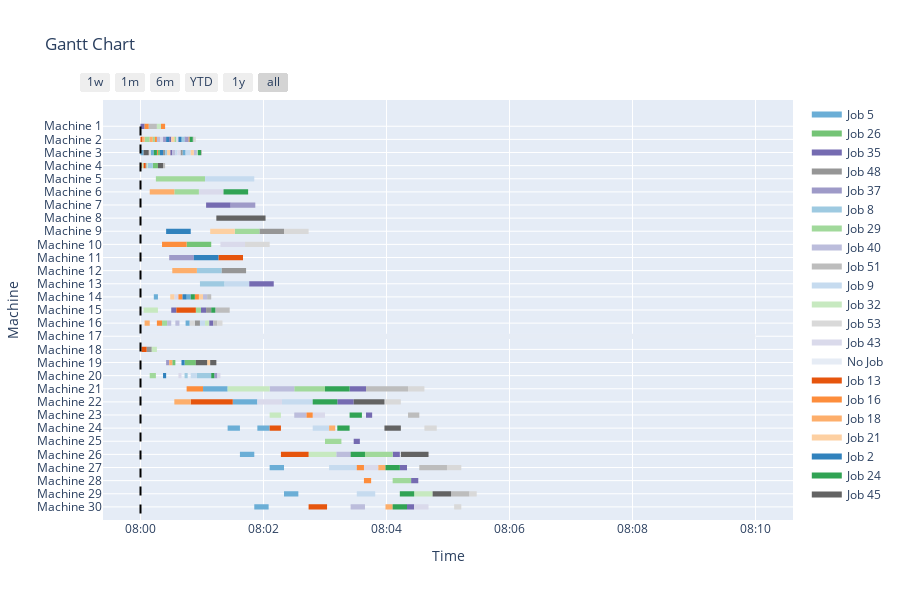

Notebook code for this chart:
### Code cell
import numpy as np
import pandas as pd
import copy
import random
import time
import pickle
import sys
import logging
logging.basicConfig(stream=sys.stdout, level=logging.INFO)

from util.util_load             import read_txt, read_scenario
from util.util_reschedule       import random_events, store_schedule, update_schedule, snapshot, generate_random_event
from util.util_display          import plot, pretty_table
from env_action.metaheu         import GeneticAlgorithm, random_population
from env_action.action_space    import action_space

maxtime                = 10
PopSize                = 100
critical_machines      = {5, 6, 7, 8, 9, 10, 11, 12, 13, 21, 22, 26, 27}
action_name            = ["GA", "TS", 
                          "LFOH", "LAPH", "LAP_LFO", 
                          "LFOH_TS", "LAPH_TS", "LFOH_GA", "LAPH_GA",
                          "CDR1", "CDR2", "CDR3", "CDR4", "CDR5", "CDR6",
                          "RCRS"]
K = 30

# with open('DATA/SMALL/pickle_instances_480.pkl', 'rb') as f:
#     instances = pickle.load(f)

# instance_id         = '_fixed_instance'
# current_instance 	= instances[instance_id]
# J 					= current_instance.J
# I 					= current_instance.I
# X_ijk 				= current_instance.X_ijk
# S_ij 				= current_instance.S_ij
# C_ij 				= current_instance.C_ij
# C_j 				= current_instance.C_j
# p_ijk 				= current_instance.p_ijk
# h_ijk 				= current_instance.h_ijk
# d_j 				= current_instance.d_j
# n_j 				= current_instance.n_j
# MC_ji				= current_instance.MC_ji
# n_MC_ji 			= current_instance.n_MC_ji
# OperationPool 		= current_instance.OperationPool
# n_Mch               = np.sum(np.max(h_ijk, axis= (0, 1)))/K
# org_J               = copy.deepcopy(J)
# org_p_ijk      	    = copy.deepcopy(p_ijk)
# org_h_ijk      	    = copy.deepcopy(h_ijk)
# org_n_j        	    = copy.deepcopy(n_j)
# org_MC_ji      	    = copy.deepcopy(MC_ji)
# org_n_MC_ji    	    = copy.deepcopy(n_MC_ji)

J, I, K, p_ijk, h_ijk,   \
    d_j, n_j, MC_ji, n_MC_ji,\
    OperationPool          = read_txt("DATA/jobs.txt")
JA_event, MB_event     = read_scenario("DATA/SMALL/Scenariosmall_480.txt", K, critical_machines)
variables = ['J', 'p_ijk', 'h_ijk', 'n_j', 'MC_ji', 'n_MC_ji']
for var in variables:
    globals()['org_' + var] = copy.deepcopy(globals()[var])
# planning_horizon    = 480*60
# critical_machines   = {5, 6, 7, 8, 9, 10, 11, 12, 13, 21, 22, 26, 27}
# ReworkProbability   = 0.03
# WeibullDistribution = pd.read_excel('DATA/DataMaster.xlsx', sheet_name='Distribution')

# JA_event, MB_event     = generate_random_event (J, K, planning_horizon, WeibullDistribution, critical_machines, ReworkProbability)

S_k                    = np.zeros((K))
S_j                    = np.zeros((J))
n_ops_left_j           = copy.deepcopy(n_j)

t                      = 0
JSet                   = list(range(J))
OJSet                  = [[] for _ in range(J)]
for j in JSet:
    OJSet[j]           = [i for i in range(int(n_j[j]))]

events                 = {}
MB_record              = {}

# Preschedule
print("preschedule")


StartTime                     = time.time()
population, chromosome_len    = random_population(OperationPool, PopSize)
GBest, X_ijk, S_ij, C_ij, C_j = GeneticAlgorithm(S_k, S_j, JSet, OJSet, J, I, K, 
                                                p_ijk, h_ijk, d_j, n_j, n_ops_left_j, 
                                                MC_ji, n_MC_ji, OperationPool,
                                                PopSize, population, chromosome_len,
                                                StartTime, maxtime=1000)
print("time elapsed", time.time() - StartTime)

fig1 = plot(J, K, n_j, X_ijk, S_ij, C_ij, MB_record, t)
display(fig1)
